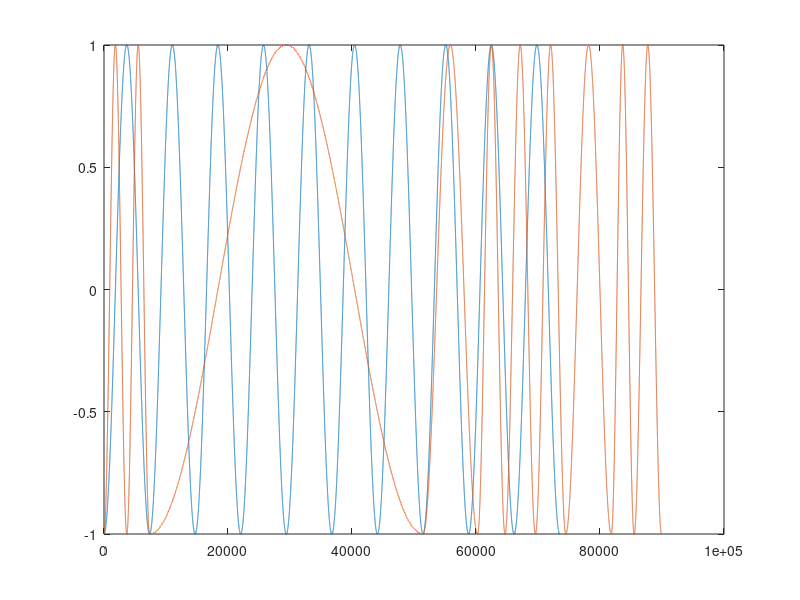
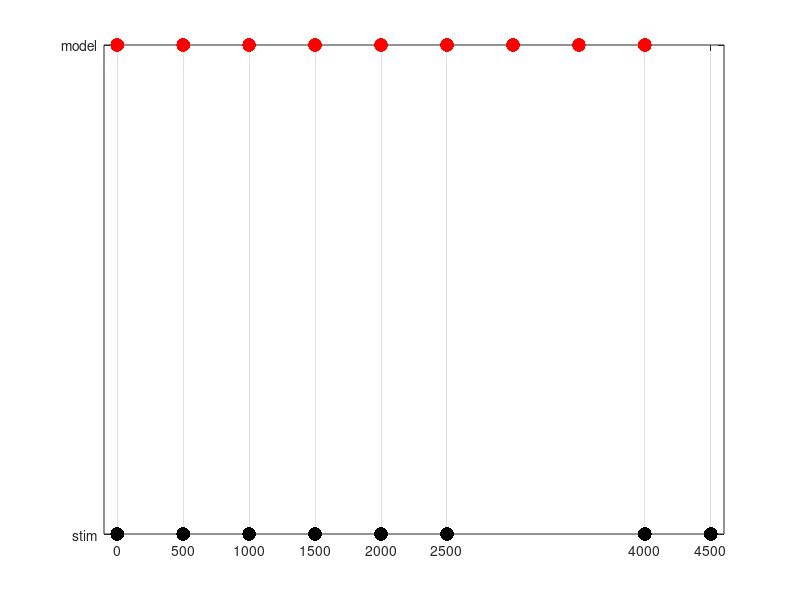

The MATLAB script that drew these images, in order: (Note: this script raises an error after producing the figures.)

figure;

dur = 3;
f = 6;
fs = 44100;  
Ts = 1/44100;              % sampling period
% ncycs = f/dur;          % number of cycles

ncycs = 10;             %have to give int

% dur = f / ncycs;
% Tvec = 1/fs:Ts:dur;     % time vector. <<< changed to ones(..)

%--------single freq
test = [];
fi  = f;
for ii = 1:ncycs
    cycdur = 1/fi;
    cycT   = Ts:Ts:cycdur;
    test = [test cos(2*pi*fi*cycT+pi)];
end

% subplot(2,1,1)
plot(test); hold on;

testm = [];
flist = randi(2*f,ncycs,1);
for ii = 1:ncycs
    cycdur = 1/flist(ii);
    cycT   = Ts:Ts:cycdur;
    testm = [testm cos(2*pi*flist(ii)*cycT+pi)];
end

% subplot(2,1,2)
plot(testm)

%% 
clear; clc; close all;

fs = 44100;  
Ts = 1/fs;  
sinwa = [];

stim_ioi = 500;
gap_int = 3;

stim_seq = [repmat(stim_ioi,5,1)' stim_ioi*gap_int stim_ioi];
% stim_seq = [repmat(500,5,1)' 1500 500];

Wpha = .5;
Wper =  .5;

% pha = 0;            % phase corr term
% per = 500;          % period corr term
% C = 0;              % temporal contrast
pha = NaN(length(stim_seq),1)';
pha(1) = 0;

per = NaN(length(stim_seq),1)';
per(1) = 500;



chist = [];

% model stim seq loop -------------------
for i = 1:length(stim_seq)

    C = mod((pha(i) + stim_seq(i)/per(i)),1);
    
    if C > .5
        C = C - 1;
    end

    pha(i+1) = (1 - Wpha)*C;
    per(i+1) = (1 + Wper*C)*per(i);

    chist(i) = C;
    
end





stim_seq_times = [0 cumsum(stim_seq)];
per_seq_times = [0 cumsum(per)];

figure;
plot(stim_seq_times, ones(length(stim_seq_times),1) , '.k', 'MarkerSize', 30)
hold on;
% plot(sinwa, 'linewidth', 1.5)

plot(per_seq_times, ones(length(per_seq_times),1)+.5 , '.r', 'MarkerSize', 30)

xticks(stim_seq_times); grid on; 
yticks([1 1.5]); yticklabels({'stim', 'model'});
set(gca, 'YGrid', 'off', 'xlim', [-100 max(stim_seq_times)+100]);
EK_plotlabels('timepoints', '', ['C_{final} = ' num2str(C)], 15);
set(gcf,'Position',[1500 500 800 300])

